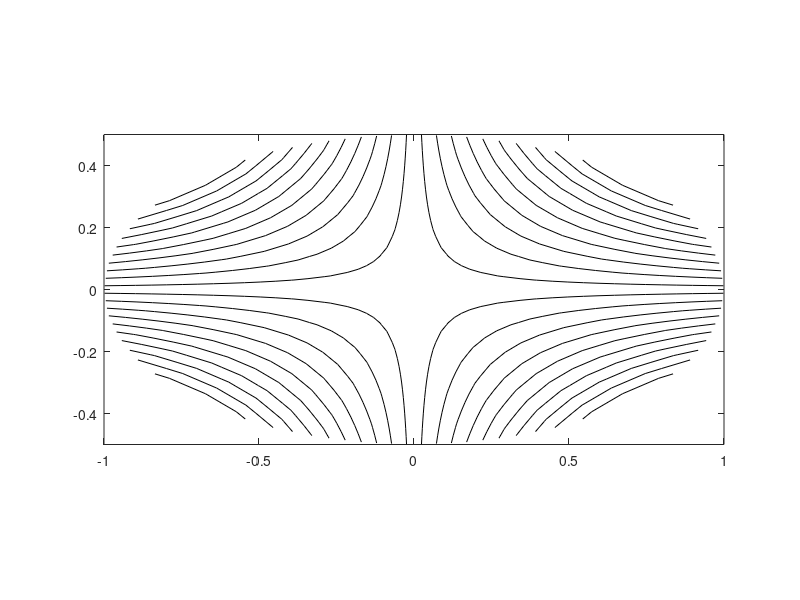

Write MATLAB code to recreate this figure.
% MATLAB CODE: Example C-7
% Elasticity: Theory, Applications and Numerics 3e - Elsevier
% M.H. Sadd, University of Rhode Island
% Generates 2-D Warping Displacement Contours for 
% Elliptical Section Under Torsion - Figure 9-8
clc, clear all
% Input Geometry and Angle of Twist
a=1.0; b=0.5; alpha=1.0;
% Input Grid Space
[t,r]=meshgrid(0:pi/20:2*pi,0:0.05:1);
% Generate Contour Data
K=alpha*(b^2-a^2)/(a^2+b^2);
x=a*r.*cos(t);
y=b*r.*sin(t);
w=K*x.*y;
% Plotting Call with 20 Contours
contour(x,y,w,20,'k-');
axis equal